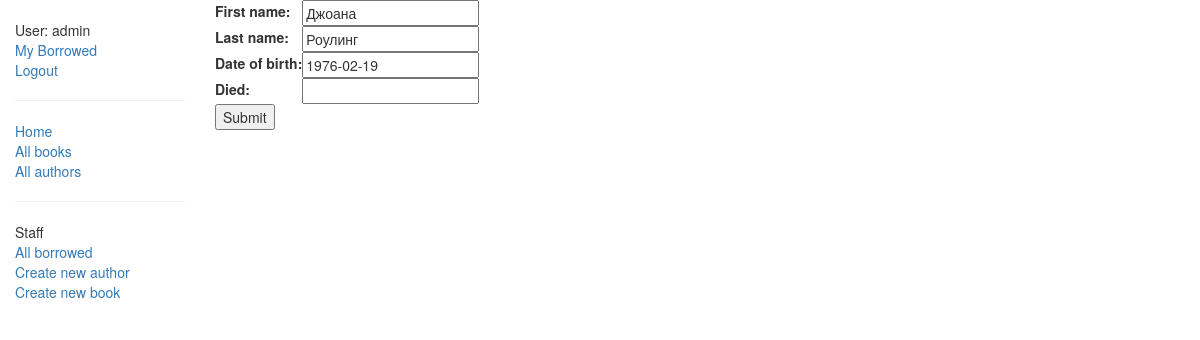
Page /catalog/authors/1/update/ (signed in) on the earlier database version.
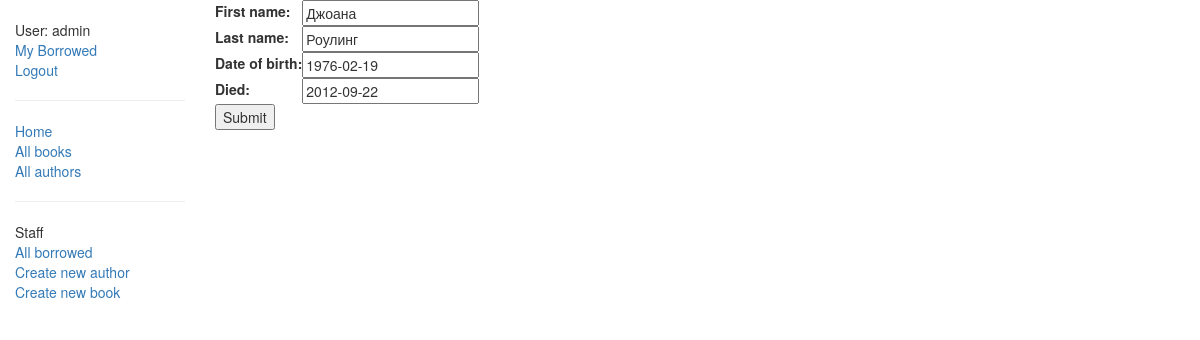
Same page on the later database version.
### catalog/models.py (models this page shows, shortened)
class Author(models.Model):
    first_name = models.CharField(max_length=50)
    last_name = models.CharField(max_length=50)
    date_of_birth = models.DateField(null=True, blank=True)
    date_of_death = models.DateField('died', null=True, blank=True)
    class Meta:
        verbose_name = 'Автор'
        verbose_name_plural = 'Авторы'

### catalog/views.py (the view)
# urls.py: url(r'^authors/(?P<pk>\d+)/update/$', views.AuthorUpdate.as_view(), name='author_update'),
class AuthorUpdate(PermissionRequiredMixin,UpdateView):
    model = Author
    permission_required = 'catalog.can_mark_returned'
    fields = ['first_name','last_name','date_of_birth','date_of_death']

### catalog/templates/catalog/author_form.html (shortened to what this page needs)
{% extends "base_generic.html" %}
{% block content %}
<form action="" method="post">
    <table>
    {{ form.as_table }}
    </table>
    <input type="submit" value="Submit" />
</form>
{% endblock %}

Differences in the rows shown:
changed Author "Джоана": date_of_death (not shown) → "2012-09-22"
